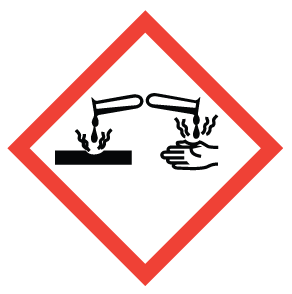
#> input picture apps/ml-service/app/assets/ghs/CORROSION.png, 292 x 294 px
$ python -i ghs_dataset.py   (imports and definitions only)
#> lines starting #> are read from the running program, lines starting #| are printed output that depends on the picture
"""Local pilot manifest validation. No database/storage/training operations."""

import hashlib
import io
import json
import math
from pathlib import Path

from app.symbol_contract import GHS_CODES, normalize_code

SPLITS = {"reference", "train", "validation", "holdout"}


def file_hash(path):
    return hashlib.sha256(Path(path).read_bytes()).hexdigest()


def perceptual_hash(path_or_bytes):
#> called with path_or_bytes = 'assets/ghs/CORROSION.png'
    import cv2
    import numpy as np
    from PIL import Image

    source_data = (
        io.BytesIO(path_or_bytes) if isinstance(path_or_bytes, bytes) else path_or_bytes
    )
    with Image.open(source_data) as source:
#> source is the input picture: PIL image 292x294 RGBA; mean R, G, B, A 102.1, 78.4, 76.9, 113
        rgba = source.convert("RGBA")
        background = Image.new("RGBA", rgba.size, "white")
#> background: PIL image 292x294 RGBA; every value is 255
        background.alpha_composite(rgba)
        image = np.asarray(background.convert("L"))
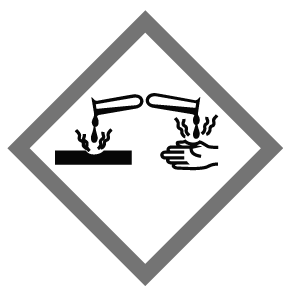
#> image: shape (294, 292); min 7, max 255, mean 226.7
    values = cv2.dct(cv2.resize(image, (32, 32)).astype("float32"))[:8, :8].flatten()
#> values = 64 values, max 7164.2 at index 0, min -413.4 at index 20, mean 131.1
    bits = values > float(np.median(values[1:]))
    return sum(int(bit) << i for i, bit in enumerate(bits))


# [219 lines left out: functions _number, _phash, _image_entries, validate_manifest, assert_reference_import, load_manifest and 2 more, not called in this run]

>>> result = perceptual_hash('assets/ghs/CORROSION.png')
#> result = 7841811934407492925

$ run again, on apps/ml-service/app/assets/ghs/ENVIRONMENT.png
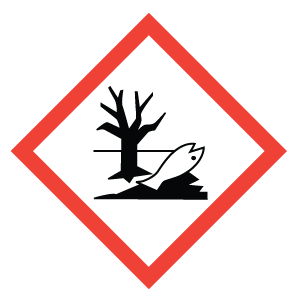
#> input picture apps/ml-service/app/assets/ghs/ENVIRONMENT.png, 300 x 303 px
#> in perceptual_hash, source is the input picture: PIL image 300x303 RGBA; mean R, G, B, A 95.3, 72.7, 71.3, 107.2
#> in perceptual_hash, `image = np.asarray(background.convert("L"))`:
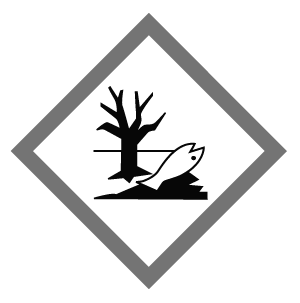
#> image: shape (303, 300); min 7, max 255, mean 226.6
#> values = 64 values, max 7343.9 at index 0, min -290 at index 36, mean 129.7
#> result = 7366650701480696269

$ run again, on apps/ml-service/app/assets/ghs/EXCLAMATION_MARK.png
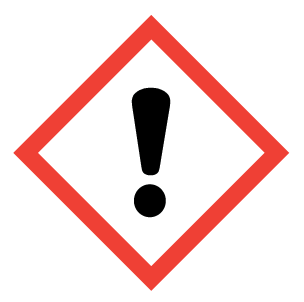
#> input picture apps/ml-service/app/assets/ghs/EXCLAMATION_MARK.png, 304 x 302 px
#> in perceptual_hash, source is the input picture: PIL image 304x302 RGBA; mean R, G, B, A 95.6, 71.2, 69.7, 105.8
#> in perceptual_hash, `image = np.asarray(background.convert("L"))`:
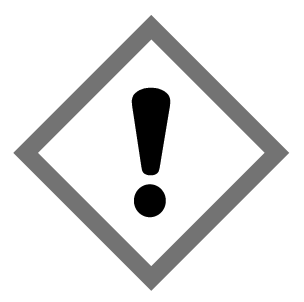
#> image: shape (302, 304); min 0, max 255, mean 227
#> values = 64 values, max 7284.7 at index 0, min -472.8 at index 22, mean 131
#> result = 3736972607865578701

$ run again, on apps/ml-service/app/assets/ghs/EXPLODING_BOMB.png
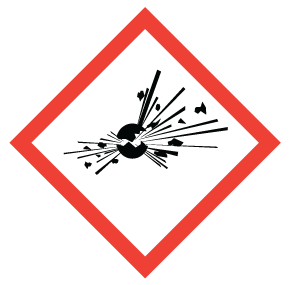
#> input picture apps/ml-service/app/assets/ghs/EXPLODING_BOMB.png, 289 x 285 px
#> in perceptual_hash, source is the input picture: PIL image 289x285 RGBA; mean R, G, B, A 105.5, 81.4, 80, 114.1
#> in perceptual_hash, `image = np.asarray(background.convert("L"))`:
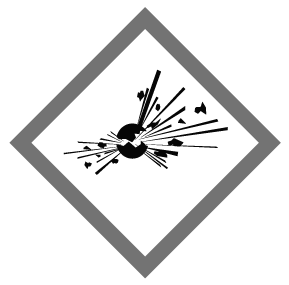
#> image: shape (285, 289); min 6, max 255, mean 228.8
#> values = 64 values, max 7221.8 at index 0, min -439.3 at index 36, mean 130.8
#> result = 3203122331834992343
